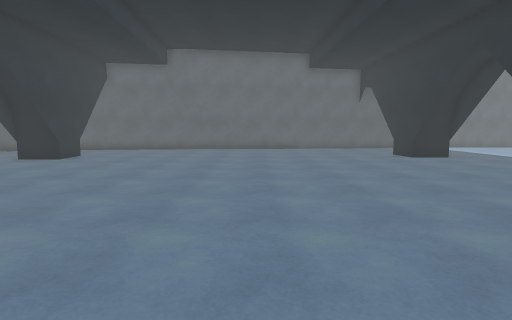
View 1 (above)

19 first-person views from a walk through a scene from a Unity 3-D project. The camera is 1.4 m above the floor, tilts 6° down and sees 80° across. The floor is counted in squares, 1 m on a side. Each view is taken from the middle of a square. On the plan, view 1 faces up. The plan holds only what a view shows up to about 14 squares ahead; the rest is blank. The place goes on beyond the plan. The player is left out. Some animated figures are not drawn. Surface patterns are stand-ins for the level's own textures.

View 2
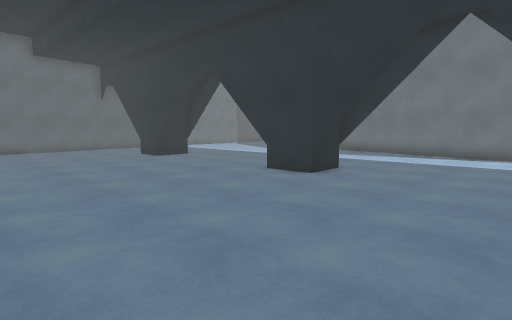

View 3
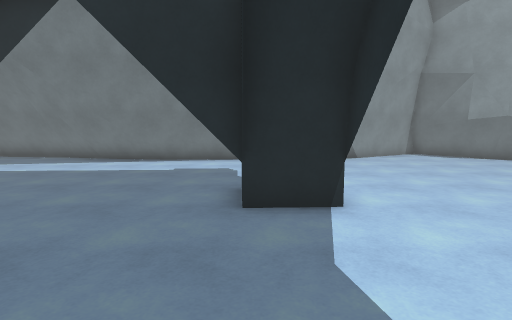

View 4
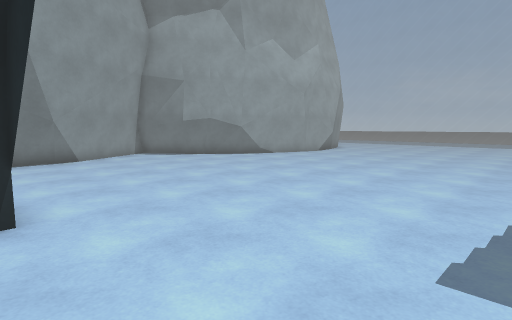

View 5
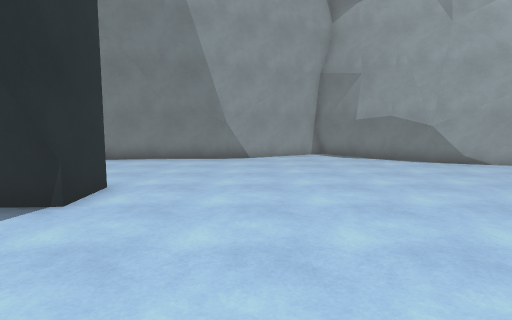

View 6
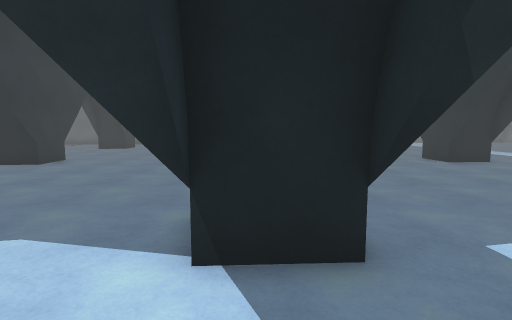

View 7
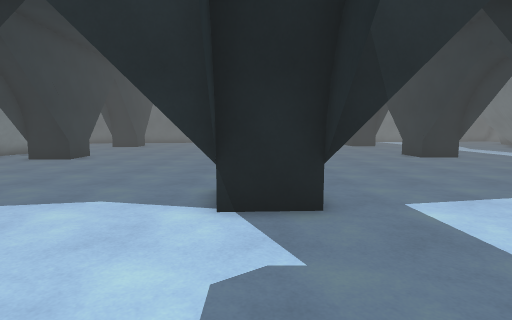

View 8
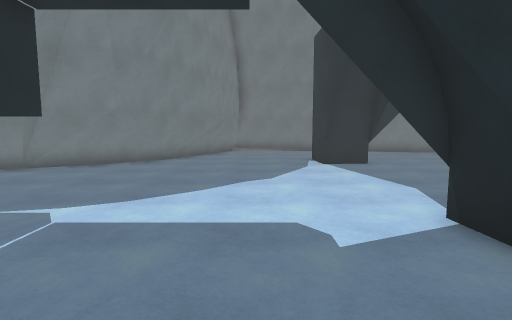

View 9
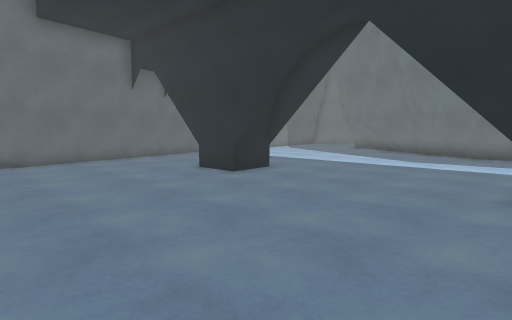

View 10
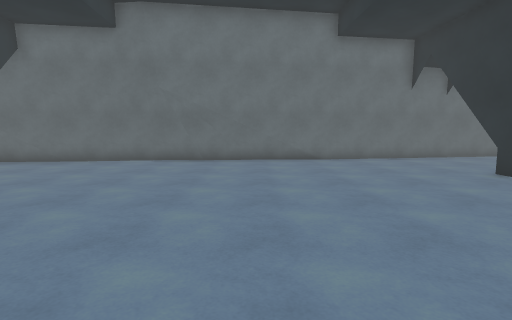

View 11
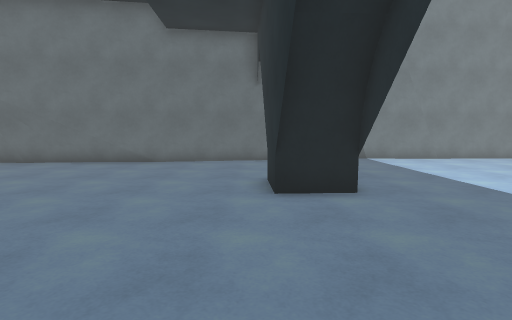

View 12
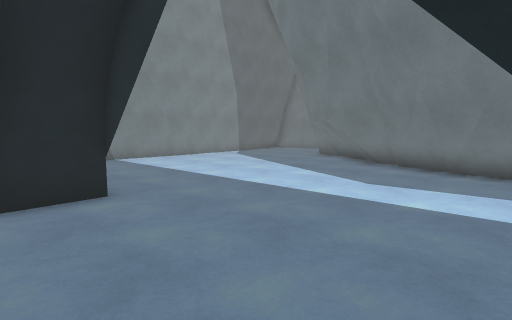

View 13
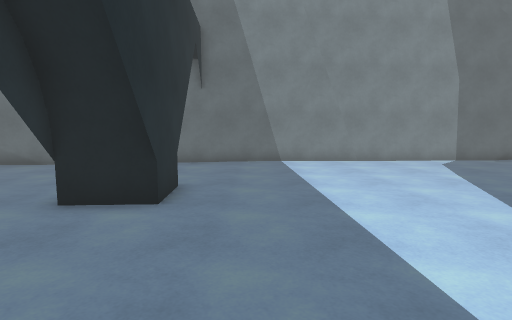

View 14
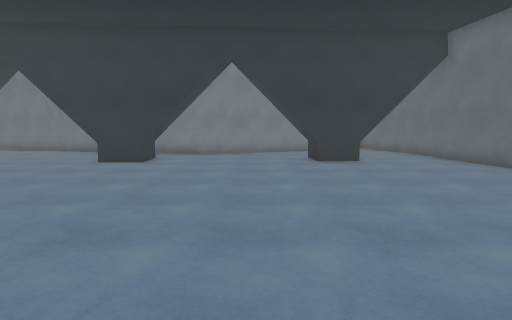

View 15
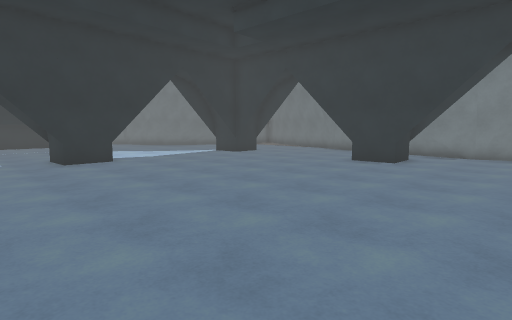

View 16
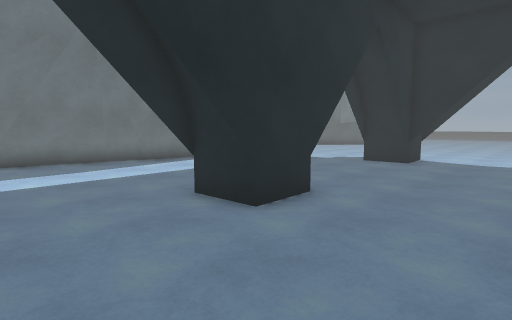

View 17
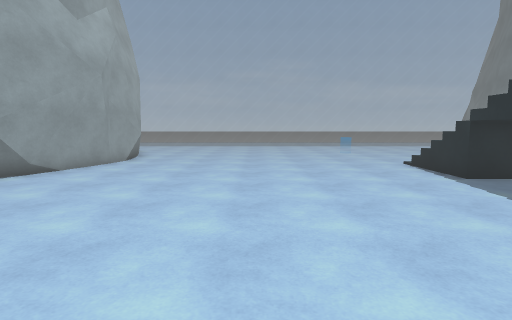

View 18
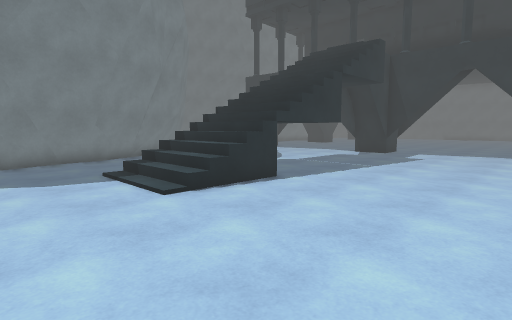

View 19
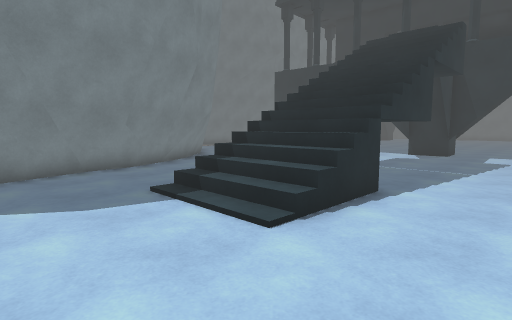

### Floor plan
Key: @ floor where view 1 was taken; # wall or solid block; . floor; / step, stairs or slope; = window, fence, low wall or low ledge; T thing the floor can be seen under or through; O other object.
Columns run from 10 left of view 1 to 18 right of it. Each row starts with its distance up from view 1.
 22                   ###########
 21             #######..........
 20 #############................
 19 ##...........................
 18 .............................
 17 .................O.O.........
 16 .O...............#O#.........
 15 O#...............##O........#
 14 #O................OO........#
 13 .O..........................#
 12 ...........................##
 11 ...........................##
 10 ...........................##
  9 ..........................###
  8 ..................O ......##
  7 O#................OO......##
  6 OO................###.....##
  5 ###...............OOO.....##
  4 O.O.......................##
  3 ..........................#
  2 ..........................#
  1 ..........................#
  0 ..........@...............##
 -1 ..................O.O.....##
 -2 O.O......OO#......OO#.....##
 -3  O#......O O......##O.....##
 -4 O#OO.....OO#O.............##
 -5 ..........................##
 -6 ..........................##
 -7 ...........................##
 -8 ............................#
 -9 ............................
-10 #...........................
-11 ##.......=//T..............#
-12  ###.....///T..............#
-13   ##.... ///T.............##
-14    #...  ///T............##
-15    ##..  ///#............#
-16     #... ///=............#
-17     ##...////...........##
-18     ##..................#
-19      #..................#
-20      #..................#
-21          .......  .

Positions as (right, up) in squares from view 1, and headings:
1: (0, 0), facing up
2: (0, 0), facing up-right
3: (3, -2), facing right
4: (3, -3), facing down-right
5: (3, -7), facing right
6: (0, -7), facing up
7: (0, -9), facing up
8: (4, -7), facing left
9: (1, 7), facing up-right
10: (0, 7), facing up
11: (7, 8), facing up
12: (7, 8), facing up-right
13: (11, 9), facing up
14: (4, 11), facing left
15: (4, 11), facing down-left
16: (4, 11), facing down-right
17: (8, -6), facing down
18: (8, -21), facing up-left
19: (5, -21), facing up-left
